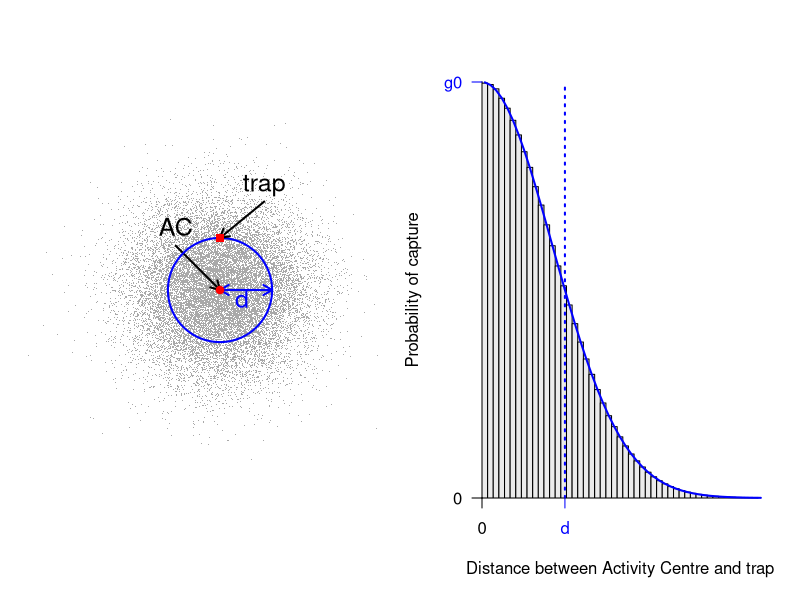
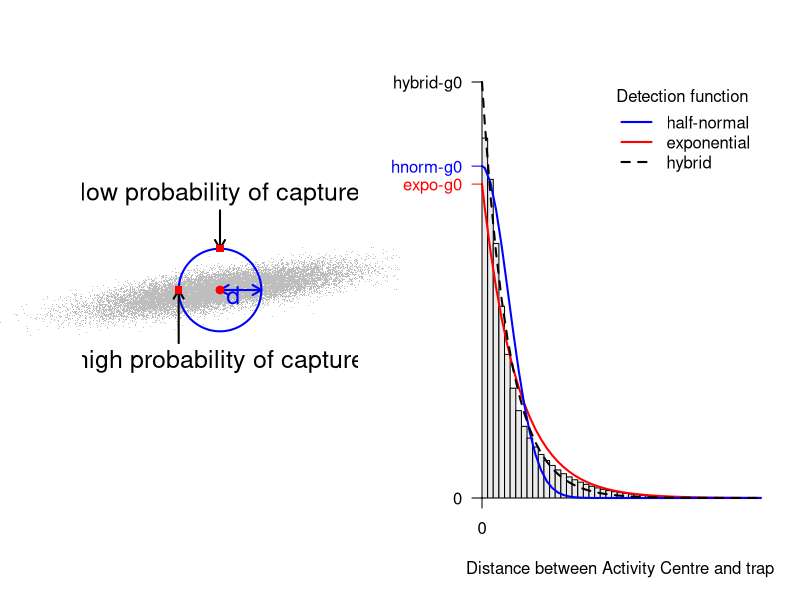
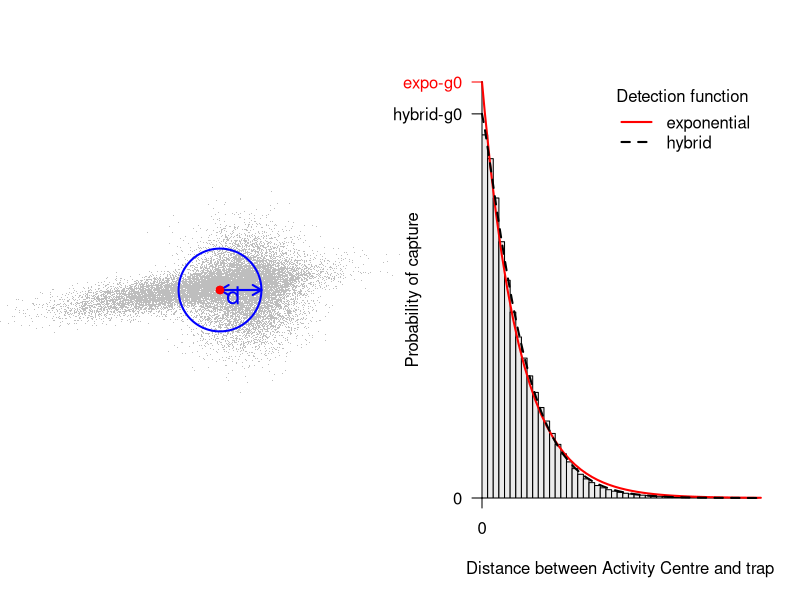
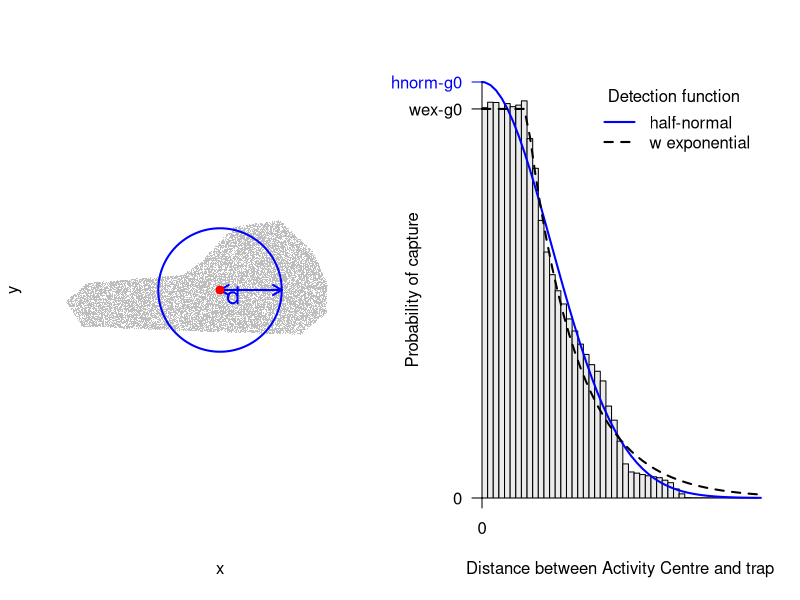
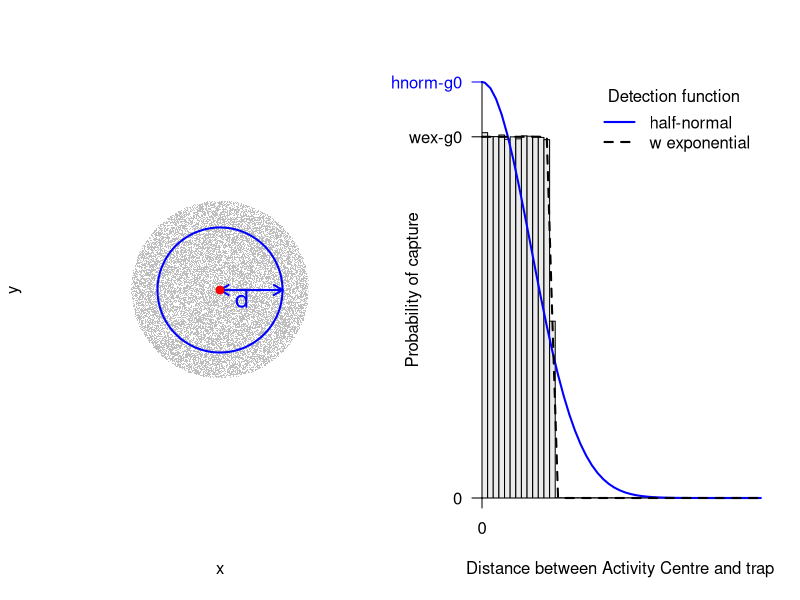

R code for these plots, in order:

# Script to produce plots for the blog page
# http:\\www.mikemeredith.net/blog/Circular_home_ranges.htm

# Do we assume that home ranges are circular when we do SECR?

library(MASS)
library(spatstat)

# Define functions used later to fit curves to histograms
# =======================================================
# half-normal curve:
ssHnorm <- function(sig, x) {
  tmp <- dnorm(x, 0, sig)
  hnorm <- tmp / sum(tmp)
  sum((hnorm - dens)^2)
}

# exponential curve:
ssExp <- function(sig, x) {
  tmp <- dexp(x, sig)
  fitted <- tmp / sum(tmp)
  sum((fitted - dens)^2)
}

# Andy Royle's hybrid function:
# NB: scale > 0 and 1 <= shape <= 2 and x >= 0
# shape = 1 is exponential
# shape = 2 is Gaussian kernel
dhybrid <- function(x, shape, scale)
  exp(-(x/scale)^shape)

ssHybrid <- function(pars, x) {
  scale <- exp(pars[1]) # must be >1
  shape <- plogis(pars[2]) + 1  # must be 1<shape<2
  tmp <- dhybrid(x, shape, scale)
  fitted <- tmp / sum(tmp)
  sum((fitted - dens)^2)
}

# Murray calls this the "w exponential":
dwex <- function(x, w, scale)
  ifelse(x < w, 1, exp(-(x-w) / scale))

ssWex <- function(pars, x) {
  scale <- exp(pars[1]) # must be >1
  w <- exp(pars[2])
  tmp <- dwex(x, w, scale)
  fitted <- tmp / sum(tmp)
  sum((fitted - dens)^2)
}

# x and y vlaues to plot circles
angle <- seq(0, 2*pi, len=300)
xx <- sin(angle)
yy <- cos(angle)

# good size of plotting window
windows(9, 5)


# plot for circular, fuzzy home range
# (symmetrical bivariate normal)
# ===================================
Sigma <- matrix(c(1,0,0,1),2,2)   # symmetric bivariate normal
set.seed(123)
simdat <- mvrnorm(2e4, c(0,0), Sigma)
simdatP <- scale(simdat, scale=FALSE) # 2e4 enough for scatter plots
simdat <- mvrnorm(1e7, c(0,0), Sigma)
simdatH <- scale(simdat, scale=FALSE) # need more for histograms

dist <- sqrt(rowSums(simdatH^2))
med <- median(dist)
cutpoints <- seq(0, 4, length=51)
binWidth <- mean(diff(cutpoints))
midpoints <- (cutpoints[-1] + cutpoints[1:50]) / 2
counts <- hist(dist, c(cutpoints, max(dist)), plot=FALSE)$counts[1:50]
binArea <- pi*(cutpoints[-1]^2 - cutpoints[1:50]^2)
dens0 <- counts / binArea
dens <- dens0 / sum(dens0)

# fit a half-normal curve to the densities:
sigFit <- optimise(ssHnorm, c(0,1000), x=midpoints)$minimum
tmp <- dnorm(midpoints, 0, sigFit)
const <- sum(tmp)
hnorm <- tmp / const
g0 <- dnorm(0, 0, sigFit) / const

# plot it:
par(mfrow=1:2)
eqscplot(simdatP, pch='.', ylim=c(-3,3), xlim=c(-3,3), xpd=TRUE, xaxt='n', yaxt='n',
  col='darkgrey', bty='n')
arrows(-1,1,0,0,,length=0.1, lwd=2)
text(-1,1, "AC", pos=3, cex=1.5)
points(xx*med, yy*med, col='blue', type='l', lwd=2) 
arrows(0, 0, med, 0, length=0.1, code=3, lwd=2, col='blue')
text(0.5, -0.2, "d", cex=1.5, col='blue')
points(0, 0, pch=19, col='red')
arrows(1,2,0,med,,length=0.1, lwd=2)
text(1,2, "trap", pos=3, cex=1.5)
points(0, med, pch=15, col='red')

plot( cutpoints[1:50], dens, type='n', ylim=c(0, g0), xaxs='i', yaxs='i',
  xaxt='n', yaxt='n', bty='l', 
  xlab="Distance between Activity Centre and trap",
  ylab="Probability of capture", )
rect(cutpoints[1:50], 0, cutpoints[-1], dens, col='grey92')
points(midpoints, hnorm, type='l', col='blue', lwd=2, xpd=TRUE)
axis(1, 0, labels = 0,)
axis(2, 0, 0, las=1, xpd=TRUE)
axis(2, g0, 'g0', las=1, xpd=TRUE, col.axis='blue', col.ticks='blue')
abline(v=med, col='blue', lwd=2, lty=3)
axis(1, med, "d", col.axis='blue', col.ticks='blue')


# plot for elongated home range
# (asymmetric bivariate normal)
# =============================
Sigma <- matrix(c(5, 0.7, 0.7, 1/5),2,2) # asymmetric bivariate normal
set.seed(123)
simdat <- mvrnorm(2e4, c(0,0), Sigma)
simdatP <- scale(simdat, scale=FALSE) # for plots
simdat <- mvrnorm(1e7, c(0,0), Sigma)
simdatH <- scale(simdat, scale=FALSE) # for histograms

dist <- sqrt(rowSums(simdatH^2))
med <- median(dist)
cutpoints <- seq(0, 8, length=51)
binWidth <- mean(diff(cutpoints))
midpoints <- (cutpoints[-1] + cutpoints[1:50]) / 2
counts <- hist(dist, c(cutpoints, max(dist)), plot=FALSE)$counts[1:50]
binArea <- pi*(cutpoints[-1]^2 - cutpoints[1:50]^2)
dens0 <- counts / binArea
dens <- dens0 / sum(dens0)

# fit a half-normal curve to the densities:
sigFit <- optimise(ssHnorm, 
c(0,1000), x=midpoints)$minimum
tmp <- dnorm(midpoints, 0, sigFit)
const <- sum(tmp)
hnorm <- tmp / const
g0hn <- dnorm(0, 0, sigFit) / const

# fit an exponential curve to the densities:
rateFit <- optimise(ssExp, c(0,1), x=midpoints)$minimum
tmp <- dexp(midpoints, rateFit)
const <- sum(tmp)
exp <- tmp / const
g0e <- dexp(0, rateFit) / const

# fit a hybrid curve:
result <- nlm(ssHybrid, c(0,0), x=midpoints)
scale <- exp(result$estimate[1])
shape <- plogis(result$estimate[2]) + 1  # must be 1<shape<2
# tmp <- exp(- midpoints^shape / scale)
tmp <- dhybrid(midpoints, shape, scale)
const <- sum(tmp)
fitted <- tmp / const
g0h <- dhybrid(0, shape, scale) / const

ymax <- max(g0hn, g0e, g0h, dens)

# plot it:
par(mfrow=1:2)
eqscplot(simdatP, pch='.', ylim=c(-2,2), xlim=c(-5,5), xpd=TRUE, xaxt='n', yaxt='n',
  col='gray', bty='n')
points(0, 0, pch=19, col='red')

points(xx*med, yy*med, col='blue', type='l', lwd=2) 
arrows(0, 0, med, 0, length=0.1, code=3, lwd=2, col='blue')
text(0.5, -0.2, "d", cex=1.5, col='blue')
points(0, 0, pch=19, col='red')
arrows(0,3,0,med,,length=0.1, lwd=2)
text(0,3, "low probability of capture", pos=3, cex=1.5)
points(0, med, pch=15, col='red')
arrows(-med,-2,-med,0,,length=0.1, lwd=2)
text(0,-2, "high probability of capture", pos=1, cex=1.5)
points(-med, 0, pch=15, col='red')

plot( cutpoints[1:50], dens, type='n', ylim=c(0, ymax), xaxs='i', yaxs='i',
  xaxt='n', yaxt='n', bty='l', 
  xlab="Distance between Activity Centre and trap", ylab="")
rect(cutpoints[1:50], 0, cutpoints[-1], dens, col='grey92')
points(c(0, midpoints), c(g0e, exp), type='l', col='red', lwd=2, xpd=TRUE)
points(c(0, midpoints), c(g0hn, hnorm), type='l', col='blue', lwd=2, xpd=TRUE)
points(c(0, midpoints), c(g0h, fitted), type='l', lty=2, lwd=2, xpd=TRUE)
axis(1, 0, labels = 0,)
axis(2, 0, 0, las=1, xpd=TRUE)
axis(2, g0hn, 'hnorm-g0', las=1, xpd=TRUE, col.axis='blue', col.ticks='blue')
axis(2, g0e, 'expo-g0', las=1, xpd=TRUE, col.axis='red', col.ticks='red')
axis(2, g0h, 'hybrid-g0', las=1, xpd=TRUE)
legend('topright', c("half-normal", "exponential", "hybrid"), col=c('blue', 'red', 'black'),
  lty=c(1,1,2), lwd=2, title="Detection function", bty='n')


# plot for irregular home range
# (mixture of previous two)
# =============================
Sigma1 <- matrix(c(1,0,0,1),2,2)   # symmetric bivariate normal
Sigma2 <- matrix(c(5, 0.7, 0.7, 1/5),2,2) # assymmetric
set.seed(123)
simdat <- rbind(mvrnorm(1e4, c(2,0), Sigma1),
                mvrnorm(1e4, c(0,0), Sigma2))
simdatP <- scale(simdat, scale=FALSE)
simdat <- rbind(mvrnorm(5e6, c(2,0), Sigma1),
                mvrnorm(5e6, c(0,0), Sigma2))
simdatH <- scale(simdat, scale=FALSE)

dist <- sqrt(rowSums(simdatH^2))
med <- median(dist)
cutpoints <- seq(0, 8, length=51)
binWidth <- mean(diff(cutpoints))
midpoints <- (cutpoints[-1] + cutpoints[1:50]) / 2
counts <- hist(dist, c(cutpoints, max(dist)), plot=FALSE)$counts[1:50]
binArea <- pi*(cutpoints[-1]^2 - cutpoints[1:50]^2)
dens0 <- counts / binArea
dens <- dens0 / sum(dens0)

# fit an exponential curve to the densities:
rateFit <- optimise(ssExp, c(0,1), x=midpoints)$minimum
tmp <- dexp(midpoints, rateFit)
const <- sum(tmp)
exp <- tmp / const
g0e <- dexp(0, rateFit) / const
ymax <- max(g0e, dens)

# fit a hybrid curve:
result <- nlm(ssHybrid, c(0,0), x=midpoints)
scale <- exp(result$estimate[1])
shape <- plogis(result$estimate[2]) + 1  # must be 1<shape<2
tmp <- dhybrid(midpoints, shape, scale)
const <- sum(tmp)
fitted <- tmp / const
g0h <- dhybrid(0, shape, scale) / const

ymax <- max(g0e, g0h, dens)

# plot it:
par(mfrow=1:2)
eqscplot(simdatP, pch='.', ylim=c(-2,2), xlim=c(-5,5), xpd=TRUE, xaxt='n', yaxt='n',
  col='grey', bty='n')
points(0, 0, pch=19, col='red')

points(xx*med, yy*med, col='blue', type='l', lwd=2) 
arrows(0, 0, med, 0, length=0.1, code=3, lwd=2, col='blue')
text(0.5, -0.2, "d", cex=1.5, col='blue')
points(0, 0, pch=19, col='red')

plot( cutpoints[1:50], dens, type='n', ylim=c(0, ymax), xaxs='i', yaxs='i',
  xaxt='n', yaxt='n', bty='l', 
  xlab="Distance between Activity Centre and trap",
  ylab="Probability of capture", )
rect(cutpoints[1:50], 0, cutpoints[-1], dens, col='grey92')
points(c(0, midpoints), c(g0e, exp), type='l', col='red', lwd=2, xpd=TRUE)
points(c(0, midpoints), c(g0h, fitted), type='l', lty=2, lwd=2, xpd=TRUE)
axis(1, 0, labels = 0,)
axis(2, 0, 0, las=1, xpd=TRUE)
axis(2, g0e, 'expo-g0', las=1, xpd=TRUE, col.axis='red', col.ticks='red')
axis(2, g0h, 'hybrid-g0', las=1, xpd=TRUE)
legend('topright', c("exponential", "hybrid"), col=c('red', 'black'),
  lty=c(1,2), lwd=2, title="Detection function", bty='n')


# plot for hard-edged irregular home range
# ========================================
HR <- data.frame(
  x = c(-6.254, -5.475, -1.860, -1.144,  0.072,  1.817,  3.063,
         3.593,  3.562,  2.596, -1.300, -5.631),
  y = c(-0.315,  0.371,  0.682,  1.181,  2.490,  2.739,  1.555,
         0.371, -0.751, -1.561, -1.437, -1.250))
win <- owin(poly=HR[nrow(HR):1, ])
set.seed(2)
simdat <- as.data.frame(runifpoint(2e4, win))
simdatP <- scale(simdat, scale=FALSE)
simdat <- as.data.frame(runifpoint(1e6, win))
simdatH <- scale(simdat, scale=FALSE)

dist <- sqrt(rowSums(simdatH^2))
med <- median(dist)
cutpoints <- seq(0, 8, length=51)
binWidth <- mean(diff(cutpoints))
midpoints <- (cutpoints[-1] + cutpoints[1:50]) / 2
counts <- hist(dist, c(cutpoints, max(dist)), plot=FALSE)$counts[1:50]
binArea <- pi*(cutpoints[-1]^2 - cutpoints[1:50]^2)
dens0 <- counts / binArea
dens <- dens0 / sum(dens0)

# fit a half-normal curve to the densities:
sigFit <- optimise(ssHnorm, c(0,1000), x=midpoints)$minimum
tmp <- dnorm(midpoints, 0, sigFit)
const <- sum(tmp)
hnorm <- tmp / const
g0hn <- dnorm(0, 0, sigFit) / const

# fit a WEX curve:
result <- nlm(ssWex, c(0,0), x=midpoints)
scale <- exp(result$estimate[1])
w <- exp(result$estimate[2])
tmp <- dwex(midpoints, w, scale)
const <- sum(tmp)
fitted <- tmp / const
g0w <- dwex(0, w, scale) / const

ymax <- max(g0hn, g0w, dens)

# plot it:
par(mfrow=1:2)
eqscplot(simdatP, pch='.', ylim=c(-2,2), xlim=c(-5,5), xpd=TRUE, xaxt='n', yaxt='n',
  col='grey', bty='n')
points(0, 0, pch=19, col='red')

points(xx*med, yy*med, col='blue', type='l', lwd=2) 
arrows(0, 0, med, 0, length=0.1, code=3, lwd=2, col='blue')
text(0.5, -0.2, "d", cex=1.5, col='blue')
points(0, 0, pch=19, col='red')

plot( cutpoints[1:50], dens, type='n', ylim=c(0, ymax), xaxs='i', yaxs='i',
  xaxt='n', yaxt='n', bty='l', 
  xlab="Distance between Activity Centre and trap",
  ylab="Probability of capture", )
rect(cutpoints[1:50], 0, cutpoints[-1], dens, col='grey92')
points(c(0, midpoints), c(g0hn, hnorm), type='l', col='blue', lwd=2, xpd=TRUE)
points(c(0, midpoints), c(g0w, fitted), type='l', lty=2, lwd=2, xpd=TRUE)
axis(1, 0, labels = 0,)
axis(2, 0, 0, las=1, xpd=TRUE)
axis(2, g0hn, 'hnorm-g0', las=1, xpd=TRUE, col.axis='blue', col.ticks='blue')
axis(2, g0w, 'wex-g0', las=1, xpd=TRUE)
legend('topright', c("half-normal", "w exponential"), col=c('blue', 'black'),
  lty=c(1,2), lwd=2, title="Detection function", bty='n')


# plot for hard-edged circular home range
# =======================================
CHR <- data.frame(x = xx * 2, y = yy * 2)
win <- owin(poly = CHR[nrow(CHR):1, ])
set.seed(123)
simdat <- as.data.frame(runifpoint(2e4, win))
simdatP <- scale(simdat, scale=FALSE)
simdat <- as.data.frame(runifpoint(1e6, win))
simdatH <- scale(simdat, scale=FALSE)

dist <- sqrt(rowSums(simdatH^2))
med <- median(dist)
cutpoints <- seq(0, 8, length=51)
binWidth <- mean(diff(cutpoints))
midpoints <- (cutpoints[-1] + cutpoints[1:50]) / 2
counts <- hist(dist, c(cutpoints, max(dist)), plot=FALSE)$counts[1:50]
binArea <- pi*(cutpoints[-1]^2 - cutpoints[1:50]^2)
dens0 <- counts / binArea
dens <- dens0 / sum(dens0)

# fit a half-normal curve to the densities:
sigFit <- optimise(ssHnorm, c(0,1000), x=midpoints)$minimum
tmp <- dnorm(midpoints, 0, sigFit)
const <- sum(tmp)
hnorm <- tmp / const
g0hn <- dnorm(0, 0, sigFit) / const

# fit a WEX curve:
result <- nlm(ssWex, c(0,0), x=midpoints)
scale <- exp(result$estimate[1])
w <- exp(result$estimate[2])
tmp <- dwex(midpoints, w, scale)
const <- sum(tmp)
fitted <- tmp / const
g0w <- dwex(0, w, scale) / const

ymax <- max(g0hn, g0w, dens)

# plot it:
par(mfrow=1:2)
eqscplot(simdatP, pch='.', ylim=c(-3,3), xlim=c(-3,3), xpd=TRUE, xaxt='n', yaxt='n',
  col='grey', bty='n')
points(0, 0, pch=19, col='red')

points(xx*med, yy*med, col='blue', type='l', lwd=2) 
arrows(0, 0, med, 0, length=0.1, code=3, lwd=2, col='blue')
text(0.5, -0.2, "d", cex=1.5, col='blue')
points(0, 0, pch=19, col='red')

plot( cutpoints[1:50], dens, type='n', ylim=c(0, ymax), xaxs='i', yaxs='i',
  xaxt='n', yaxt='n', bty='l', 
  xlab="Distance between Activity Centre and trap",
  ylab="Probability of capture", )
rect(cutpoints[1:50], 0, cutpoints[-1], dens, col='grey92')
points(c(0, midpoints), c(g0hn, hnorm), type='l', col='blue', lwd=2, xpd=TRUE)
points(c(0, midpoints), c(g0w, fitted), type='l', lty=2, lwd=2, xpd=TRUE)
axis(1, 0, labels = 0,)
axis(2, 0, 0, las=1, xpd=TRUE)
axis(2, g0hn, 'hnorm-g0', las=1, xpd=TRUE, col.axis='blue', col.ticks='blue')
axis(2, g0w, 'wex-g0', las=1, xpd=TRUE)
legend('topright', c("half-normal", "w exponential"), col=c('blue', 'black'),
  lty=c(1,2), lwd=2, title="Detection function", bty='n')
